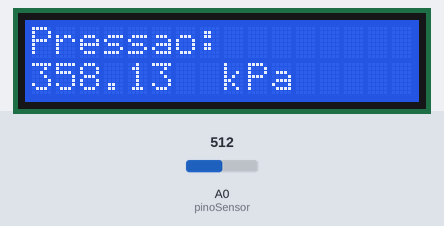
Recording of a sketch running on a simulated Arduino Uno, built with avr-gcc and run on an emulated ATmega328P. Shown: 16×2 character LCD. The test bench sets the inputs (shaded band); at power-on: A0 (pinoSensor) = 512. What the sketch prints to the serial monitor is not drawn.

Above: at 1.2 s.
1.3 s: A0 (pinoSensor) set to 122
At 8.1 s:
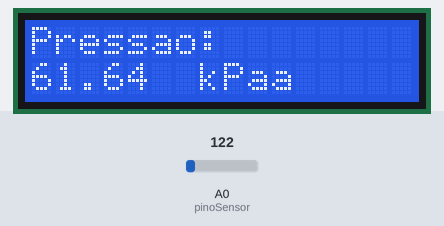
8.9 s: A0 (pinoSensor) set to 0
At 16.0 s:
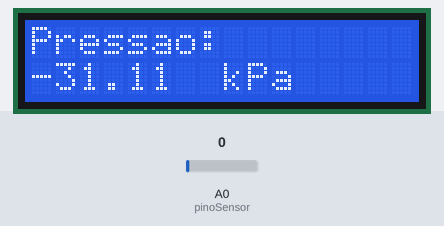
16.7 s: A0 (pinoSensor) set to 306
At 27.9 s:
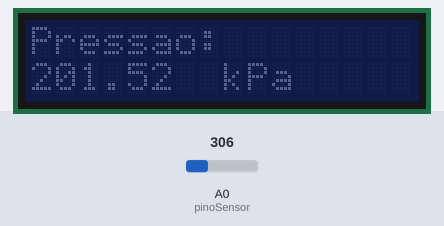
Timing chart, 0 to 29.4 s (numbered marks = the images above; inputs shaded):
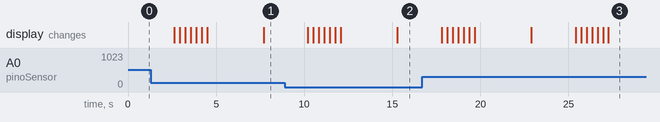

The sketch:

R03_N2.ino
```cpp
#include <LiquidCrystal_I2C.h> // Gere o display LCD
#define pinoSensor A0 // Define o pino do Arduino que recebera os dados do sensor de gás

int medida; // Variável que armazenará o valor correspondente à voltagem vinda do sensor
float pressao; // Variável que armazenará o valor de pressão obtida em quilopascal (kPa)
float pressaoAtm, pressaoBar, pressaoKgfcm2; // Variáveis que armazenarão o valor da pressão obtida, mas em outras unidades de medidas

// Variáveis que são utilizadas para converter o valor de pressão de kPa para atm, bar ou kgf/cm²
const float kPa_atm = 0.0098692327;
const float kPa_bar = 0.1;
const float kPa_kgfcm2 = 0.0101971621;

const int LCD_linhas = 2; // Número de linhas do seu display LCD
const int LCD_colunas = 16; // Número de colunas do seu display LCD
const int numeroPiscadas = 3; // Número de vezes que o dado pisca
// As próximas 3 variáveis descrevem os intervalos de tempo empregados no display LCD e podem ser editados conforme o desejo do usuário
// OBS: Como todo o processo de requisitar, receber e interpretar o dado de temperatura leva, aproximadamente, 0.5 seg, para manter um intervalo total de cerca de 5 seg, a soma das variáveis abaixo foi ajustada para cerca de 4.5 seg
const float LCD_tempoAceso = 2.5; // Tempo, em segundos, em que o dado é exibido
const float LCD_tempoPiscando = 1.8; // Tempo, em segundos, em que o dado permanece piscando
const float LCD_tempoApagado = 0.2; // Intervalo, em segundos, entre a exibição dos dados

LiquidCrystal_I2C lcd(0x27,LCD_colunas,LCD_linhas); // Declara o display como um objeto chamado "lcd"

// Comandos executados ao inicializar o Arduino
void setup() {

  Serial.begin(9600); // Inicia a porta serial com velocidade de 9600

  pinMode(pinoSensor, INPUT); // Declara o pino do sensor para entrada de dados

  lcd.init(); // Inicia o display lcd(x, y), de x colunas e y linhas; Nesse caso, lcd(16,2);
  lcd.backlight(); // Liga a luz de fundo do display
  lcd.setCursor(0, 0); // Posiciona o cursor na primeira coluna (0) e na primeira linha (0)
  lcd.print("Pressao: "); // Imprime, na primeira linha, o texto “Temperatura:”
  Serial.println("Display LCD ligado"); // Informa, na porta serial, que o display esta ligado
}

// Comandos que serao executados repetidamente (loop)
void loop() {

  medida = analogRead(pinoSensor); // Lê a voltagem enviada pelo sensor e a armazena como um valor entre 0 e 1023

  pressao = ((float(medida) / 1023) - 0.04) / 0.0012858; // Interpreta o valor adquirido, obtendo a pressão em kPa e armazenando-a na variável "pressao"
  // OBS: Essa converção é realizada com o auxílio da equação descrita na datasheet do aparelho: Vout = Vs * (0.0012858 * P + 0.04) ± Erro

  // Os proximos comandos imprimem a pressão na porta serial
  Serial.print("Pressão: "); // Imprime o termo "Pressão: "
  Serial.print(pressao); // Imprime o valor da pressão obtida em kPa
  Serial.print(" kPa"); // Imprime a unidade de medida (kPa)

  // O resultado fica como:
  /*
  Pressão: 105 kPa
  */

  pressaoAtm = pressao * kPa_atm; // Converte o valor da pressão de quilopascal (kPa) para atm (atmosfera padrão)
  Serial.print(" | "); // Imprime um símbolo para separar os valores
  Serial.print(pressaoAtm); // Imprime o valor da pressão obtida em atm
  Serial.print(" atm"); // Imprime a unidade de medida (atm)

  pressaoBar = pressao * kPa_bar; // Converte o valor da pressão de quilopascal (kPa) para bar
  Serial.print(" | "); // Imprime um símbolo para separar os valores
  Serial.print(pressaoBar); // Imprime o valor da pressão obtida em bar
  Serial.print(" bar"); // Imprime a unidade de medida (bar)

  pressaoKgfcm2 = pressao * kPa_kgfcm2; // Converte o valor da pressão de quilopascal (kPa) para kgf/cm² (quilograma força por centímetro quadrado)
  Serial.print(" | "); // Imprime um símbolo para separar os valores
  Serial.print(pressaoKgfcm2); // Imprime o valor da pressão obtida em kgf/cm²
  Serial.print(" kgf/cm²"); // Imprime a unidade de medida (kgf/cm²)

  Serial.println(); // Imprime uma quebra de linha

   lcd.backlight(); // Liga a luz de fundo do display

    // Os proximos comandos imprimem a temperatura no display LCD
    lcd.setCursor(0, 1); // Posiciona o cursor na primeira coluna (0) e na segunda linha (1)
    lcd.print(pressao); // Imprime o valor da pressão coletada
    lcd.print(" ");
    lcd.print(" kPa"); // Imprime a unidade de medida (atm)

    // O resultado fica como:
    /*
      Pressão:
      1 kPa
    */

    delay(LCD_tempoAceso * 1000); // Estabelece um intervalo em milisegundos entre as medicoes

    // Apaga e reescreve o valor no display, fazendo o valor piscar
    for (int i = 0; i < numeroPiscadas; i++) {
      lcd.setCursor(0, 1);
      for (int j = 0; j < LCD_colunas; j++) {
        lcd.print(" ");
      }

      delay((LCD_tempoPiscando * 1000)/(numeroPiscadas * 2)); // Gere uma pausa entre os processos de apagar e reescreer os dados

      lcd.setCursor(0, 1); // Posiciona o cursor na primeira coluna (0) e na segunda linha (1)
      lcd.print(pressao); // Imprime o valor da pressão coletada
      lcd.print(" ");
      lcd.print(" kPa"); // Imprime a unidade atm

      delay((LCD_tempoPiscando * 1000)/(numeroPiscadas * 2)); // Gere uma pausa entre os processos de apagar e reescreer os dados
    }

    lcd.noBacklight(); // Desliga a luz de fundo do display

    delay(LCD_tempoApagado*1000);


  delay(3000); // Estabelece um intervalo em milisegundos entre as medicoes (3000 ms = 3 s)

}
```

Measured:
- after the input at 1.3 s, the display: first differs from a run without the input after 6.4 s (image 1)
